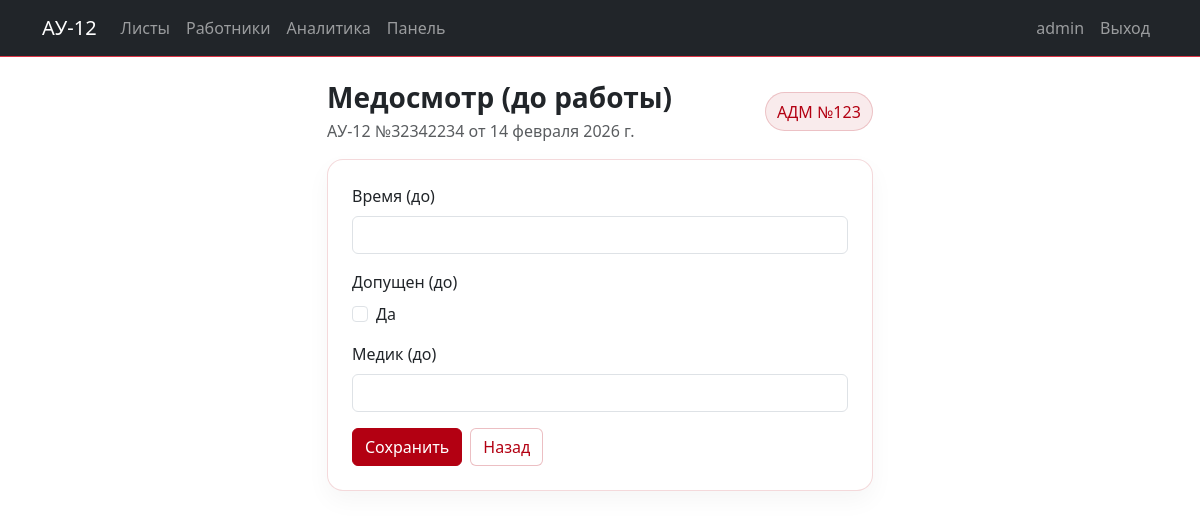
Screenshot of /au12/6/med-pre/ (signed in) with the database file from the repository.
### apps/accounts/models.py (models this page shows, shortened)
class User(AbstractUser):
    patronymic = models.CharField("Отчество", max_length=150, blank=True, default="")
    role = models.CharField("Должность", max_length=20, choices=Role.choices, default=Role.MACHINIST)
    station = models.ForeignKey(
        Station,
        verbose_name="Станция",
        on_delete=models.PROTECT,
        null=True,
        blank=True,
        related_name="users",
    )
    class Meta:
        verbose_name = "Пользователь"
        verbose_name_plural = "Пользователи"

### apps/routesheets/models.py (models this page shows, shortened)
class RouteSheetAU12(models.Model):
    number = models.CharField("Номер", max_length=50)
    date = models.DateField("Дата")
    railway_name = models.CharField("Наименование дороги", max_length=255, blank=True)
    enterprise = models.ForeignKey(
        Enterprise,
        verbose_name="Предприятие",
        on_delete=models.PROTECT,
        related_name="routesheets",
        null=True,
    )
    ssps_unit = models.ForeignKey(
        SSPSUnit,
        verbose_name="Единица ССПС",
        on_delete=models.PROTECT,
        related_name="au12_routesheets",
    )
    brigade = models.ForeignKey(
        Brigade,
        verbose_name="Бригада",
        on_delete=models.PROTECT,
        null=True,
        blank=True,
        related_name="routesheets",
    )
    status = models.CharField("Статус", max_length=20, choices=AU12Status.choices, default=AU12Status.DRAFT)
    step = models.CharField("Этап", max_length=20, choices=AU12Step.choices, default=AU12Step.MED_PRE)
    created_by = models.ForeignKey(
        settings.AUTH_USER_MODEL,
        verbose_name="Создал",
        on_delete=models.PROTECT,
        related_name="au12_created",
    )
    created_at = models.DateTimeField("Создано", auto_now_add=True)
    class Meta:
        verbose_name = "Маршрутный лист АУ-12"
        verbose_name_plural = "Маршрутные листы АУ-12"
        ordering = ["-date", "-id"]

class AU12MedicalCheck(models.Model):
    routesheet = models.OneToOneField(
        RouteSheetAU12,
        verbose_name="Маршрутный лист",
        on_delete=models.CASCADE,
        related_name="medical",
    )
    pre_time = models.TimeField("Время медосмотра (до)", null=True, blank=True)
    pre_allowed = models.BooleanField("Допущен (до)", default=False)
    pre_medic_name = models.CharField("Медик (до)", max_length=255, blank=True)
    post_time = models.TimeField("Время медосмотра (после)", null=True, blank=True)
    post_allowed = models.BooleanField("Допущен (после)", default=False)
    post_medic_name = models.CharField("Медик (после)", max_length=255, blank=True)
    class Meta:
        verbose_name = "Медосмотр"
        verbose_name_plural = "Медосмотры"

### apps/directory/models.py (models this page shows)
class SSPSUnit(models.Model):
    owner = models.ForeignKey(Enterprise, verbose_name="Владелец (предприятие)", on_delete=models.PROTECT)
    type_name = models.CharField("Тип ССПС", max_length=120)
    number = models.CharField("Номер ССПС", max_length=50)
    max_people = models.PositiveIntegerField("Макс. число людей", default=0)
    class Meta:
        verbose_name = "Единица ССПС"
        verbose_name_plural = "Единицы ССПС"
        unique_together = [("type_name", "number")]
    def __str__(self):
        return f"{self.type_name} №{self.number}"

### apps/routesheets/views.py (the view)
# urls.py: path("au12/<int:pk>/med-pre/", views.au12_med_pre, name="au12_med_pre"),
def au12_med_pre(request, pk: int):
    rs = get_object_or_404(RouteSheetAU12, pk=pk)
    _require_access(request, rs, AU12Step.MED_PRE)
    med, _ = AU12MedicalCheck.objects.get_or_create(routesheet=rs)
    if request.method == "POST":
        form = MedicalPreForm(request.POST, instance=med)
        if form.is_valid():
            form.save()
            recalc_status_and_step(rs)
            rs.save(update_fields=["status", "step"])
            messages.success(request, "Медосмотр (до) сохранён.")
            return redirect("routesheets:au12_detail", pk=rs.pk)
    else:
        form = MedicalPreForm(instance=med)
    return render(request, "routesheets/au12_med_pre.html", {"rs": rs, "form": form})

### apps/routesheets/forms.py
class MedicalPreForm(forms.ModelForm):
    class Meta:
        model = AU12MedicalCheck
        fields = ["pre_time", "pre_allowed", "pre_medic_name"]
        labels = {"pre_time": "Время (до)", "pre_allowed": "Допущен (до)", "pre_medic_name": "Медик (до)"}
    def __init__(self, *args, **kwargs):
        super().__init__(*args, **kwargs)
        bootstrapify_form(self)

### apps/routesheets/forms.py (called while the page is built)
def bootstrapify_form(form: forms.Form) -> forms.Form:
    for _, f in form.fields.items():
        cls = f.widget.attrs.get("class", "")
        if "form-control" in cls or "form-select" in cls or "form-check-input" in cls:
            continue
        if f.widget.__class__.__name__ in ["Select", "SelectMultiple"]:
            f.widget.attrs["class"] = (cls + " form-select").strip()
        elif f.widget.__class__.__name__ in ["CheckboxInput"]:
            f.widget.attrs["class"] = (cls + " form-check-input").strip()
        else:
            f.widget.attrs["class"] = (cls + " form-control").strip()
    return form

### apps/routesheets/services/workflow.py (called while the page is built, shortened)
def can_access_step(user, rs: RouteSheetAU12, target_step: str) -> bool:
    if getattr(user, "is_superuser", False) or getattr(user, "role", None) == Role.ADMIN:
        return True

### apps/routesheets/views.py (called while the page is built)
def _require_access(request, rs: RouteSheetAU12, step: str) -> None:
    if not can_access_step(request.user, rs, step):
        raise Http404("Недостаточно прав или неверная последовательность заполнения.")

### apps/routesheets/templates/routesheets/au12_med_pre.html (shortened to what this page needs)
{% extends "base.html" %}
{% block content %}
<div class="row justify-content-center">
  <div class="col-lg-6">
    <div class="d-flex align-items-center justify-content-between mb-3">
      <div>
        <h3 class="section-title mb-1">Медосмотр (до работы)</h3>
        <div class="text-muted">АУ-12 №{{ rs.number }} от {{ rs.date }}</div>
      </div>
      <span class="badge-soft">{{ rs.ssps_unit }}</span>
    </div>
    <div class="card p-4">
      <form method="post">
        {% for field in form %}
          <div class="mb-3">
            <label class="form-label">{{ field.label }}</label>
            {% if field.field.widget.input_type == "checkbox" %}
              <div class="form-check">{{ field }} <label class="form-check-label">Да</label></div>
            {% else %}
              {{ field }}
            {% endif %}
          </div>
        {% endfor %}
        <div class="d-flex gap-2">
          <button class="btn btn-brand" type="submit">Сохранить</button>
          <a class="btn btn-ghost" href="{% url 'routesheets:au12_detail' rs.id %}">Назад</a>
        </div>
      </form>
    </div>
  </div>
</div>
{% endblock %}

### apps/accounts/templates/base.html (shortened to what this page needs)
<!doctype html>
<html lang="ru">
<head>
  <link href="https://cdn.jsdelivr.net/npm/bootstrap@5.3.3/dist/css/bootstrap.min.css" rel="stylesheet">
  <link href="/static/css/style.css" rel="stylesheet">
</head>
<body>
<nav class="navbar navbar-expand-lg navbar-dark bg-dark border-bottom border-danger">
  <div class="container">
    <a class="navbar-brand" href="{% url 'routesheets:au12_list' %}">АУ-12</a>
    <div class="collapse navbar-collapse" id="nav">
      <ul class="navbar-nav me-auto">
        <li class="nav-item"><a class="nav-link" href="{% url 'routesheets:au12_list' %}">Листы</a></li>
        <li class="nav-item"><a class="nav-link" href="{% url 'accounts:worker_list' %}">Работники</a></li>
        <li class="nav-item"><a class="nav-link" href="{% url 'routesheets:analytics_fuel' %}">Аналитика</a></li>
        {% if user.is_authenticated and user.is_superuser %}
          <li class="nav-item"><a class="nav-link" href="{% url 'panel:home' %}">Панель</a></li>
        {% endif %}
      </ul>
      <ul class="navbar-nav">
        {% if user.is_authenticated %}
          <li class="nav-item"><a class="nav-link">{{ user.username }}</a></li>
          <li class="nav-item"><a class="nav-link" href="{% url 'accounts:logout' %}">Выход</a></li>
        {% else %}
          <li class="nav-item"><a class="nav-link" href="{% url 'accounts:login' %}">Вход</a></li>
        {% endif %}
      </ul>
    </div>
  </div>
</nav>
<main class="container py-4">
  {% block content %}{% endblock %}
</main>
</body>
</html>

### static/css/style.css (style rules this page uses)
:root { --brand:#b30012; --brand2:#7a000c; }
.section-title { font-weight:700; }
.btn-brand { background:var(--brand); border-color:var(--brand); color:#fff; }
.btn-ghost { border:1px solid rgba(179,0,18,.25); color:var(--brand); background:#fff; }
.card { border:1px solid rgba(179,0,18,.15); border-radius:16px; box-shadow:0 10px 25px rgba(0,0,0,.04); }
.badge-soft { display:inline-block; padding:.4rem .7rem; border-radius:999px; background:rgba(179,0,18,.08); color:var(--brand); border:1px solid rgba(179,0,18,.18); }

### rows the page displays
User: username "admin"
RouteSheetAU12: number "32342234", date "14 февраля 2026 г.", ssps_unit "АДМ №123"

### other values shown
{{ field.label }} "Время (до)" "Допущен (до)" "Медик (до)"
